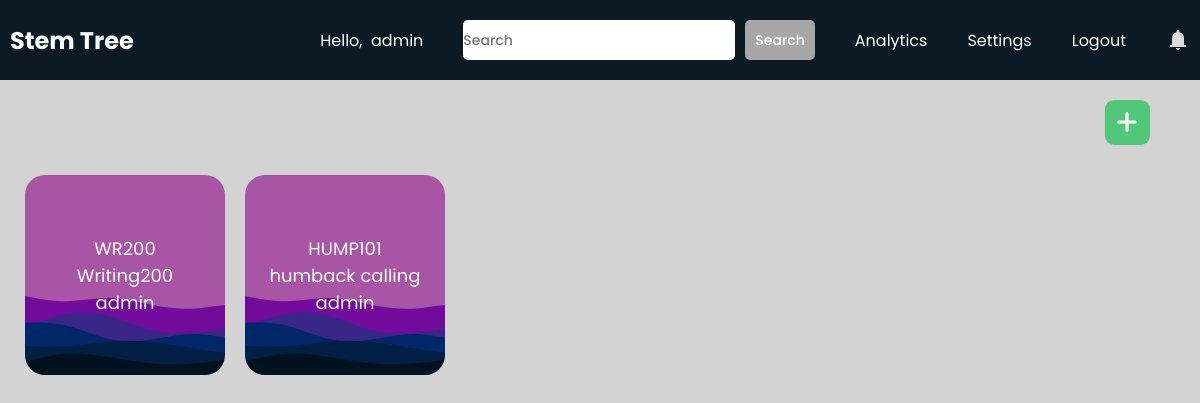
Before: /teachers/ (signed in) with the older database file.
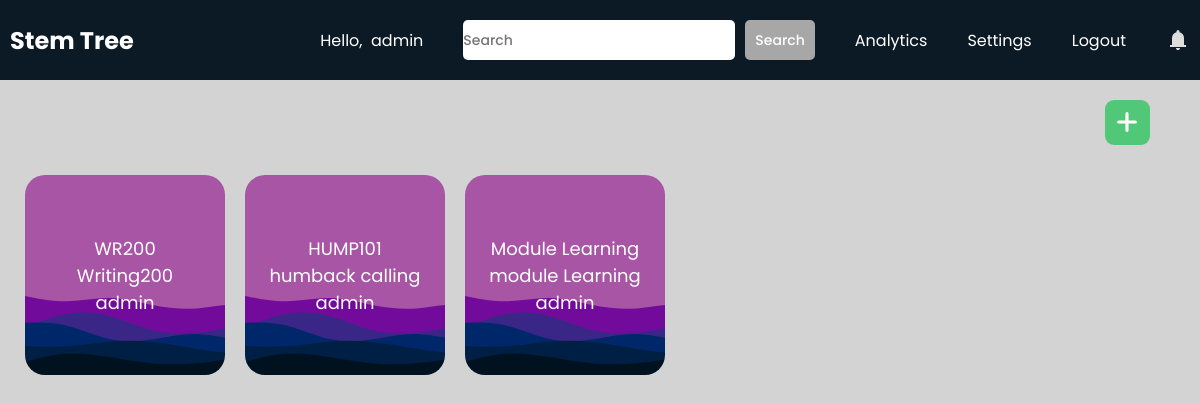
After: the same page with the newer database file.
### teachers/models.py (models this page shows, shortened)
class MyClass(models.Model):
    id = models.UUIDField(primary_key=True, default=uuid.uuid4, editable=False)
    class_descriptor = models.CharField(max_length=50)
    class_name = models.CharField(max_length=100)
    term = models.CharField(max_length=100, null=True)
    teacher = models.ForeignKey(User, on_delete=models.CASCADE)

### teachers/views.py (the view, shortened to what this page needs)
# urls.py: 2. Add a URL to urlpatterns:  path('', views.home, name='home')
def home(request):
    classes = MyClass.objects.filter(teacher=request.user)
    context = {'classes': classes}
    return render(request, "teachers/home.html", context)

### teachers/templates/teachers/home.html (shortened to what this page needs)
{% extends 'teachers/base.html' %}
{% load static %}
{% block extra_css %}
    <link rel="stylesheet" href="{% static 'css/teacher.css' %}">
{% endblock %}
{% block content %}
    <div id="addbtn"><svg xmlns="http://www.w3.org/2000/svg" width="12" height="12" viewBox="0 0 12 12"><path fill="white" d="M6.5 1.75a.75.75 0 0 0-1.5 0V5H1.75a.75.75 0 0 0 0 1.5H5v3.25a.75.75 0 0 0 1.5 0V6.5h3.25a.75.75 0 0 0 0-1.5H6.5V1.75Z"/></svg></div>
    <div id="contentwrapper">
        <div id="content">
            {% if classes %}
                    {% for class in classes %}
                        <div class="cards" data-class-id= "{{ class.id }}" >
                            <span>{{ class.class_descriptor }}</span>
                            <span>{{ class.class_name }}</span>
                            <span>{{ class.teacher.username }}</span>
                        </div>
                    {% endfor %}
            {% else %}
                <span id="noclasses">No Classes have been added</span>
            {% endif %}
        </div>
    </div>
{% endblock %}

### teachers/templates/teachers/base.html (shortened to what this page needs)
<!DOCTYPE html>
<html lang="en">
    <head>
        {% load static %}
        <link rel="stylesheet" href="{% static 'css/base.css' %}">
        <link rel="stylesheet" href="https://cdnjs.cloudflare.com/ajax/libs/font-awesome/6.3.0/css/all.min.css">
        {% block extra_css %}
        {% endblock %}
    </head>
    <body>
        <header>
            <nav class="navbar">
                <h2 class="logo"><a href="{% url 'teachers:home' %}">Stem Tree</a></h2>
                <ul class="all-links">
                    <li id="username"><span>Hello,  {{request.user}}</span></li>
                    <li>
                        <form class="nav-form" method="post" action="{% url 'teachers:search' %}">
                            <input
                                type="text"
                                name="subject"
                                id="subject"
                                placeholder="Search"
                                class="nav-textarea-input"
                            />
                            <button class="nav-btn">
                                Search
                            </button>
                        </form>
                    </li>
                    <li><a href="{% url 'teachers:analytics' %}">Analytics</a></li>
                    <li><a href="{% url 'teachers:settings' request.path%}">Settings</a></li>
                    <li><a href="{% url 'users:logoutPage' %}">Logout</a></li>
                    <li id="bell-icon">
                        <svg xmlns="http://www.w3.org/2000/svg" width="24" height="24" viewBox="0 0 24 24"><path fill="currentColor" d="M4 19v-2h2v-7q0-2.075 1.25-3.688T10.5 4.2v-.7q0-.625.438-1.063T12 2q.625 0 1.063.438T13.5 3.5v.7q2 .5 3.25 2.113T18 10v7h2v2H4Zm8 3q-.825 0-1.413-.588T10 20h4q0 .825-.588 1.413T12 22Z"/></svg>
                    </li>
                </ul>
            </nav>
        </header>
        {% block content %}
        {% endblock %}
    </body>
</html>

### teachers/static/css/base.css (style rules this page uses)
* { margin: 0; padding: 0; box-sizing: border-box; font-family: "Poppins", sans-serif; }
html { scroll-behavior: smooth; }
body { background: #d3d3d3; }
header { position: fixed; top: 0; left: 0; z-index: 5; width: 100%; display: flex; justify-content: center; background: #0C1A25; }
.navbar { display: flex; padding: 0 10px; max-width: 1200px; width: 100%; align-items: center; justify-content: space-between; }
.navbar .all-links { display: flex; align-items: center; }
.navbar .all-links li { position: relative; list-style: none; }
.navbar .logo a { display: flex; align-items: center; margin-left: 0; }
#bell-icon { display: flex; align-items: center; justify-content: center; }
header a, header span, header svg, header form { margin-left: 40px; text-decoration: none; color: #fff; height: 100%; padding: 20px 0; display: inline-block; }
#username { white-space: pre; }
header a:hover, footer a:hover, header svg { color: #ddd; }
.nav-form { display: flex; align-items: center; justify-content: center; }
.nav-textarea-input { height: 40px; border: none; background: #FFFFFF; font-weight: 500; font-size: 14px; color: #07074D; border-radius: 5px; }
.nav-btn { height: 40px; font-size: 14px; border-radius: 5px; border: none; padding: 10px; margin-left: 10px; font-weight: 500; background-color: #a7a7a7; color: white; cursor: pointer; }

### teachers/static/css/teacher.css (style rules this page uses)
#contentwrapper { height: 100vh; padding-top: 75px; background: #d3d3d3; }
#content { height: calc(100%); background: #d3d3d3; display: flex; flex-wrap: wrap; align-content: flex-start; padding-left: 15px; padding-right: 60px; padding-top: 100px; }
#content span { color: #6e6e6e; }
.cards { background-image: url('../images/wave.svg'); background-size: cover; background-color: #a755a4; font-size: 18px; height: 25vh; width: 15%; min-width: 200px; margin-right: 10px; margin-left: 10px; margin-bottom: 20px; border-radius: 20px; cursor: pointer; display: flex; flex-direction: column; align-items: center; justify-content: center; }
#content .cards span { color: #ffffff; }
#addbtn { position: fixed; top: 100px; right: 50px; background: #50C878; padding: 10px; border-radius: 20%; display: flex; justify-content: center; align-items: center; cursor: pointer; }
#addbtn svg { height: 25px; width: 25px; }

Changed rows visible on the page:
added MyClass: class_descriptor "Module Learning", class_name "module Learning", teacher.username "admin"
